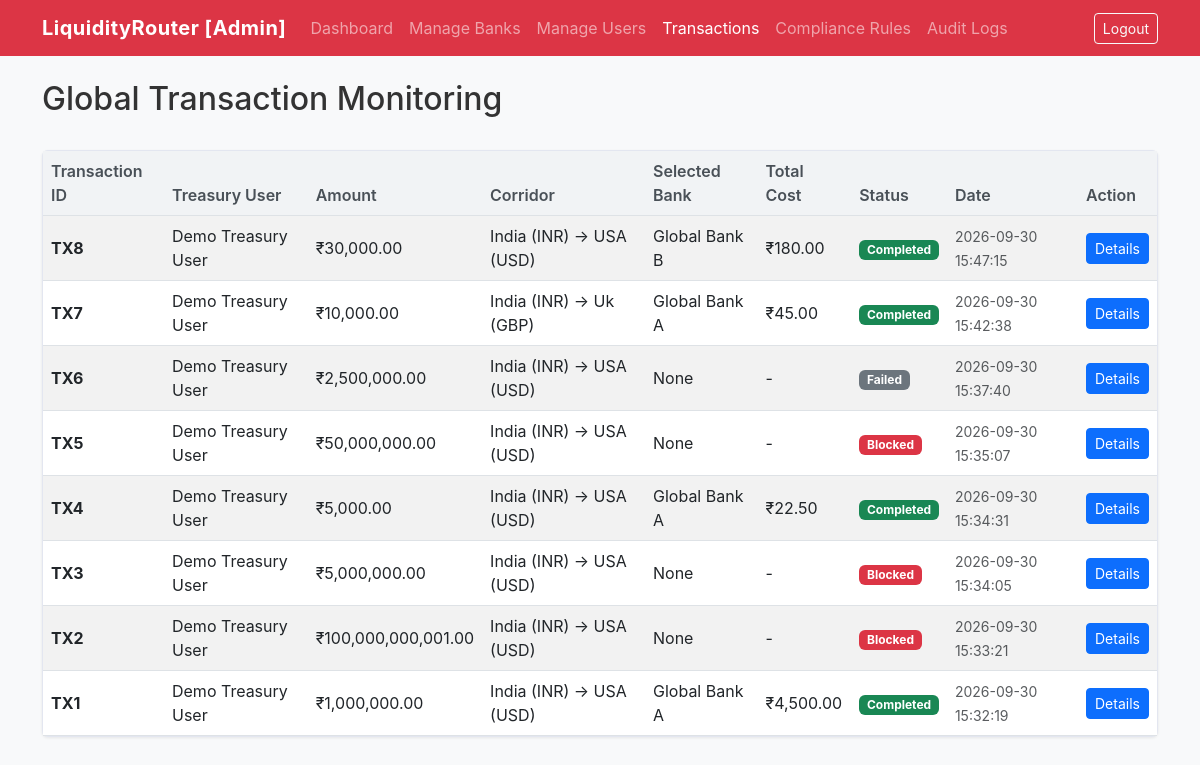
The page /transactions (signed in) on the database its author committed.
### tables this page shows
CREATE TABLE transactions (
            transaction_id INTEGER PRIMARY KEY AUTOINCREMENT,
            user_id INTEGER NOT NULL,
            amount REAL NOT NULL,
            source_country TEXT NOT NULL,
            destination_country TEXT NOT NULL,
            source_currency TEXT NOT NULL,
            destination_currency TEXT NOT NULL,
            selected_bank_id INTEGER,
            fx_rate REAL,
            fx_cost REAL,
            processing_fee REAL,
            total_cost REAL,
            status TEXT NOT NULL DEFAULT 'Pending',
            created_at TEXT NOT NULL,
            FOREIGN KEY (user_id) REFERENCES users(user_id),
            FOREIGN KEY (selected_bank_id) REFERENCES banks(bank_id)
        );

CREATE TABLE users (
            user_id INTEGER PRIMARY KEY AUTOINCREMENT,
            name TEXT NOT NULL,
            email TEXT NOT NULL UNIQUE,
            password TEXT NOT NULL,
            phone TEXT,
            role TEXT NOT NULL,
            approval_status TEXT NOT NULL DEFAULT 'Approved',
            account_status TEXT NOT NULL DEFAULT 'Active',
            created_at TEXT
        );

CREATE TABLE banks (
            bank_id INTEGER PRIMARY KEY AUTOINCREMENT,
            user_id INTEGER NOT NULL,
            bank_name TEXT NOT NULL,
            country TEXT NOT NULL,
            currency TEXT NOT NULL,
            liquidity REAL NOT NULL DEFAULT 0,
            fx_spread REAL NOT NULL DEFAULT 0,
            latency INTEGER NOT NULL DEFAULT 0,
            transaction_limit REAL NOT NULL DEFAULT 0,
            status TEXT NOT NULL DEFAULT 'Active',
            FOREIGN KEY (user_id) REFERENCES users(user_id)
        );

### app.py (the view)
@app.route("/transactions")
def transactions():
    if "user_id" not in session or session.get("role") != "admin":
        flash("Unauthorized access.", "error")
        return redirect(url_for("login"))
    all_txs = database.get_all_transactions()
    return render_template("transactions.html", transactions=all_txs)

### database.py (called while the page is built)
def create_connection():
    os.makedirs(DB_DIR, exist_ok=True)
    conn = sqlite3.connect(DB_PATH)
    conn.row_factory = sqlite3.Row
    conn.execute("PRAGMA foreign_keys = ON;")
    return conn

def get_all_transactions():
    conn = create_connection()
    cursor = conn.cursor()
    cursor.execute('''
        SELECT t.*, u.name as treasury_name, b.bank_name
        FROM transactions t
        JOIN users u ON t.user_id = u.user_id
        LEFT JOIN banks b ON t.selected_bank_id = b.bank_id
        ORDER BY t.transaction_id DESC
    ''')
    txs = cursor.fetchall()
    conn.close()
    return txs

### templates/transactions.html (shortened to what this page needs)
<!DOCTYPE html>
<html lang="en">
<head>
    <link href="https://cdn.jsdelivr.net/npm/bootstrap@5.3.0/dist/css/bootstrap.min.css" rel="stylesheet">
    <link rel="stylesheet" href="{{ url_for('static', filename='style.css') }}">
</head>
<body>
    <nav class="navbar navbar-expand-lg navbar-dark bg-danger mb-4">
        <div class="container">
            <a class="navbar-brand" href="{{ url_for('admin_dashboard') }}">LiquidityRouter [Admin]</a>
            <div class="collapse navbar-collapse" id="navbarNav">
                <ul class="navbar-nav me-auto">
                    <li class="nav-item"><a class="nav-link" href="{{ url_for('admin_dashboard') }}">Dashboard</a></li>
                    <li class="nav-item"><a class="nav-link" href="{{ url_for('manage_banks') }}">Manage Banks</a></li>
                    <li class="nav-item"><a class="nav-link" href="{{ url_for('manage_users') }}">Manage Users</a></li>
                    <li class="nav-item"><a class="nav-link active"
                            href="{{ url_for('transactions') }}">Transactions</a></li>
                    <li class="nav-item"><a class="nav-link" href="{{ url_for('compliance_rules') }}">Compliance
                            Rules</a></li>
                    <li class="nav-item"><a class="nav-link" href="{{ url_for('audit_logs') }}">Audit Logs</a></li>
                </ul>
                <a href="{{ url_for('logout') }}" class="btn btn-outline-light btn-sm">Logout</a>
            </div>
        </div>
    </nav>
    <div class="container">
        <div class="d-flex justify-content-between align-items-center mb-4">
            <h2>Global Transaction Monitoring</h2>
        </div>
        <div class="card">
            <div class="card-body p-0">
                <div class="table-responsive">
                    <table class="table table-striped table-hover mb-0 align-middle">
                        <thead>
                            <tr>
                                <th>Transaction ID</th>
                                <th>Treasury User</th>
                                <th>Amount</th>
                                <th>Corridor</th>
                                <th>Selected Bank</th>
                                <th>Total Cost</th>
                                <th>Status</th>
                                <th>Date</th>
                                <th>Action</th>
                            </tr>
                        </thead>
                        <tbody>
                            {% if transactions %}
                            {% for tx in transactions %}
                            <tr>
                                <td><strong>TX{{ tx.transaction_id }}</strong></td>
                                <td>{{ tx.treasury_name }}</td>
                                <td>₹{{ "{:,.2f}".format(tx.amount) }}</td>
                                <td>{{ tx.source_country }} ({{ tx.source_currency }}) &rarr; {{ tx.destination_country
                                    }} ({{ tx.destination_currency }})</td>
                                <td>{{ tx.bank_name if tx.bank_name else 'None' }}</td>
                                <td>{% if tx.total_cost %}₹{{ "{:,.2f}".format(tx.total_cost) }}{% else %}-{% endif %}
                                </td>
                                <td>
                                    <span class="badge badge-status-{{ tx.status|lower }}">
                                        {{ tx.status }}
                                    </span>
                                </td>
                                <td><small class="text-muted">{{ tx.created_at }}</small></td>
                                <td>
                                    <a href="{{ url_for('transaction_details', transaction_id=tx.transaction_id) }}"
                                        class="btn btn-sm btn-primary">Details</a>
                                </td>
                            </tr>
                            {% endfor %}
                            {% else %}
                            <tr>
                                <td colspan="9" class="text-center text-muted py-4">No transactions recorded in system.
                                </td>
                            </tr>
                            {% endif %}
                        </tbody>
                    </table>
                </div>
            </div>
        </div>
    </div>
</body>
</html>

### static/style.css (style rules this page uses)
body { background-color: #f8f9fa; font-family: -apple-system, BlinkMacSystemFont, "Segoe UI", Roboto, "Helvetica Neue", Arial, sans-serif; color: #333333; }
.navbar-brand { font-weight: 700; letter-spacing: 0.5px; }
.card { border-radius: 6px; box-shadow: 0 1px 3px rgba(0,0,0,0.08); margin-bottom: 20px; border: 1px solid #de5d67; border-color: #e3e6f0; }
.table th { background-color: #f1f3f5; font-weight: 600; color: #495057; }
.badge-status-completed { background-color: #198754; color: #ffffff; }
.badge-status-blocked { background-color: #dc3545; color: #ffffff; }
.badge-status-failed { background-color: #6c757d; color: #ffffff; }

### rows shown on the page
transactions: transaction_id "8", treasury_name "Demo Treasury User", amount "30,000.00", source_country "India", source_currency "INR", destination_country "USA", destination_currency "USD", bank_name "Global Bank B", total_cost "180.00", status "Completed", created_at "2026-09-30 15:47:15"
transactions: transaction_id "7", treasury_name "Demo Treasury User", amount "10,000.00", source_country "India", source_currency "INR", destination_country "Uk", destination_currency "GBP", bank_name "Global Bank A", total_cost "45.00", status "Completed", created_at "2026-09-30 15:42:38"
transactions: transaction_id "6", treasury_name "Demo Treasury User", amount "2,500,000.00", source_country "India", source_currency "INR", destination_country "USA", destination_currency "USD", bank_name "None", status "Failed", created_at "2026-09-30 15:37:40"
transactions: transaction_id "5", treasury_name "Demo Treasury User", amount "50,000,000.00", source_country "India", source_currency "INR", destination_country "USA", destination_currency "USD", bank_name "None", status "Blocked", created_at "2026-09-30 15:35:07"
transactions: transaction_id "4", treasury_name "Demo Treasury User", amount "5,000.00", source_country "India", source_currency "INR", destination_country "USA", destination_currency "USD", bank_name "Global Bank A", total_cost "22.50", status "Completed", created_at "2026-09-30 15:34:31"
transactions: transaction_id "3", treasury_name "Demo Treasury User", amount "5,000,000.00", source_country "India", source_currency "INR", destination_country "USA", destination_currency "USD", bank_name "None", status "Blocked", created_at "2026-09-30 15:34:05"
transactions: transaction_id "2", treasury_name "Demo Treasury User", amount "100,000,000,001.00", source_country "India", source_currency "INR", destination_country "USA", destination_currency "USD", bank_name "None", status "Blocked", created_at "2026-09-30 15:33:21"
transactions: transaction_id "1", treasury_name "Demo Treasury User", amount "1,000,000.00", source_country "India", source_currency "INR", destination_country "USA", destination_currency "USD", bank_name "Global Bank A", total_cost "4,500.00", status "Completed", created_at "2026-09-30 15:32:19"
